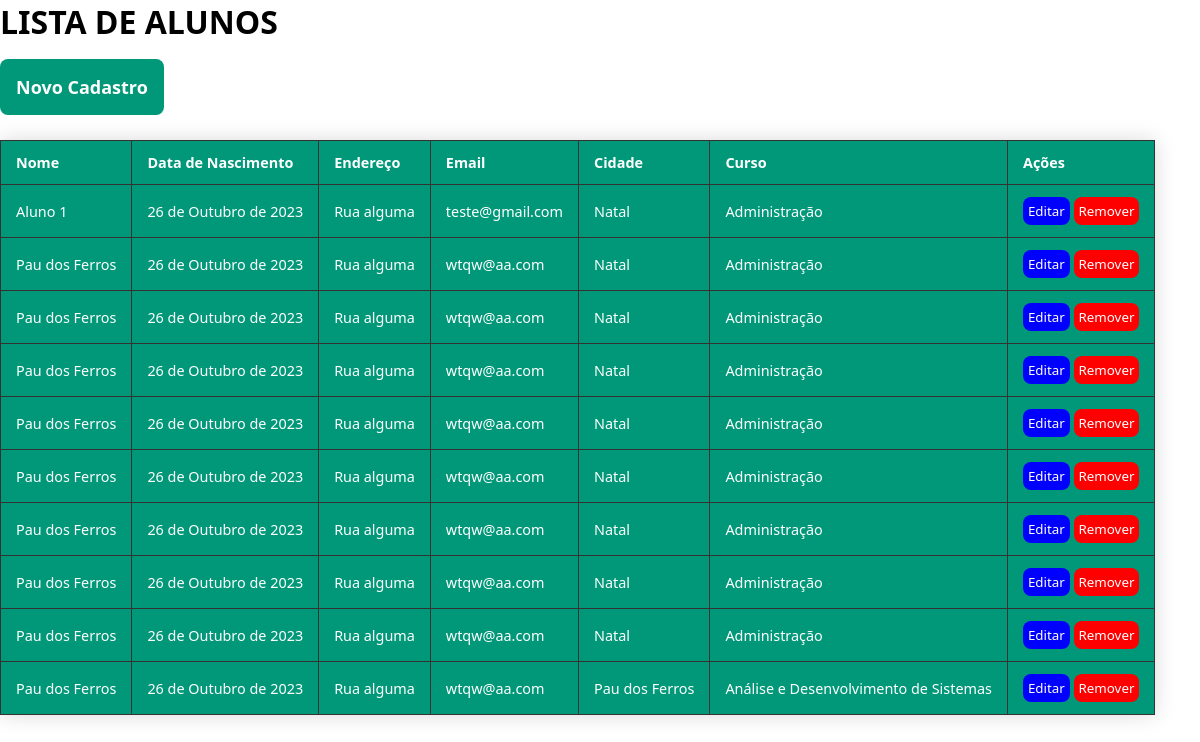
Before: / with the older database file.
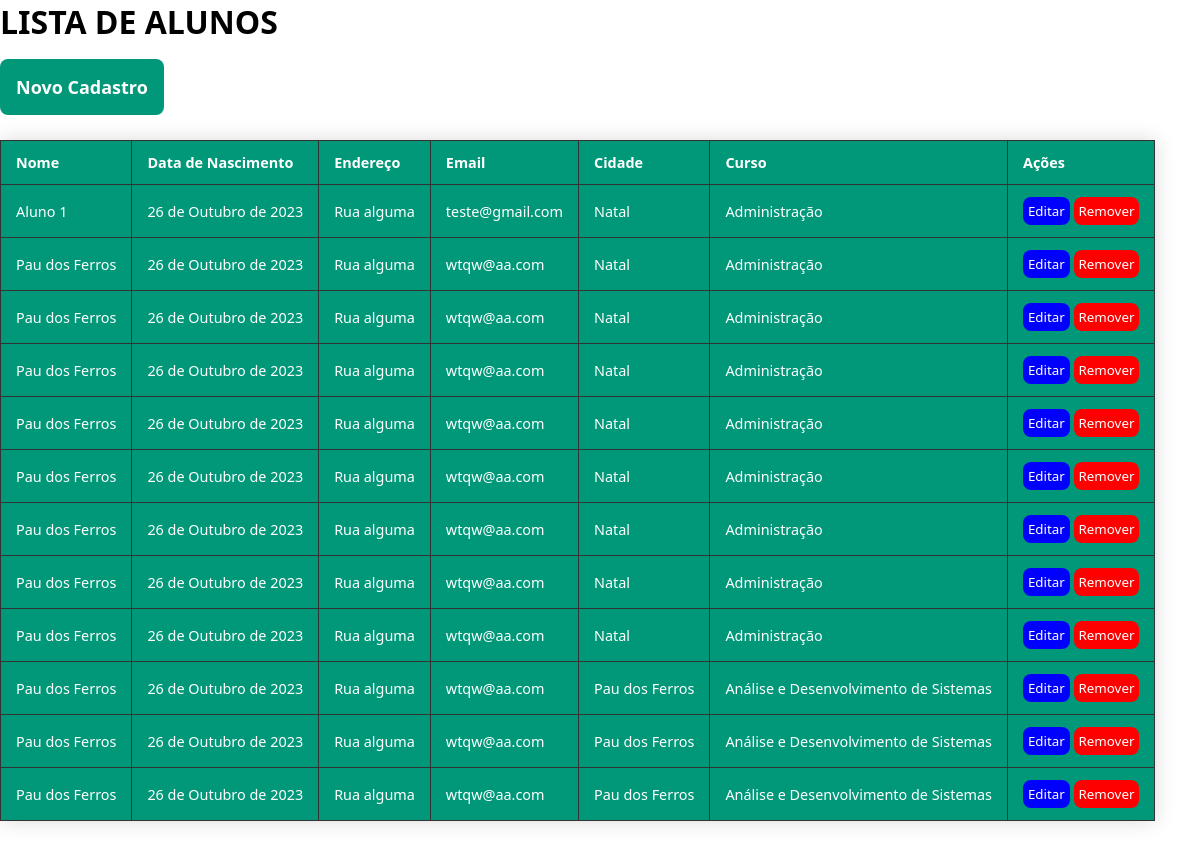
After: the same page with the newer database file.
### controle_mat/models.py (models this page shows, shortened)
class Aluno(models.Model):
    nome = models.CharField(max_length=255)
    endereco = models.CharField(max_length=255)
    email = models.CharField(max_length=50)
    data_de_nascimento = models.DateField()
    cidade = models.ForeignKey(Cidade, on_delete=models.CASCADE)
    curso = models.ForeignKey(Curso, on_delete=models.CASCADE)

class Cidade(models.Model):
    nome = models.CharField(max_length=255)
    sigla_estado = models.CharField(max_length=2)
    def __str__(self):
        return self.nome

class Curso(models.Model):
    nome = models.CharField(max_length=255)
    def __str__(self):
        return self.nome

### controle_mat/views.py (the view)
# urls.py: path('', index, name="index"),
def index(request):
    alunos = Aluno.objects.all()
    return render(request, 'index.html', {'alunos': alunos})

### controle_mat/templates/index.html (shortened to what this page needs)
{% load static %}
<!DOCTYPE html>
<html lang="en">
<head>
    <link rel="stylesheet" href="{% static 'index.css' %}">
</head>
<body>
    <h1>LISTA DE ALUNOS</h1>
    <a href="{% url 'createStudent' %}">
        <button id="btn_cadastro">Novo Cadastro</button>
    </a>
    <table>
        <tr>
            <th>Nome</th>
            <th>Data de Nascimento</th>
            <th>Endereço</th>
            <th>Email</th>
            <th>Cidade</th>
            <th>Curso</th>
            <th>Ações</th>
        </tr>
        {% for aluno in alunos %}
            <tr>
                <td>{{aluno.nome}}</td>
                <td>{{aluno.data_de_nascimento}}</td>
                <td>{{aluno.endereco}}</td>
                <td>{{aluno.email}}</td>
                <td>{{aluno.cidade}}</td>
                <td>{{aluno.curso}}</td>
                <td>
                    <button style="background-color: blue">Editar</button>
                    <button style="background-color: red">Remover</button>
                </td>
            </tr>
        {% endfor %}
    </table>
</body>
</html>

Changed rows visible on the page:
added Aluno: nome "Pau dos Ferros", data_de_nascimento "26 de Outubro de 2023", endereco "Rua alguma", email "wtqw@aa.com", cidade "Pau dos Ferros", curso "Análise e Desenvolvimento de Sistemas"
added Aluno: nome "Pau dos Ferros", data_de_nascimento "26 de Outubro de 2023", endereco "Rua alguma", email "wtqw@aa.com", cidade "Pau dos Ferros", curso "Análise e Desenvolvimento de Sistemas"
